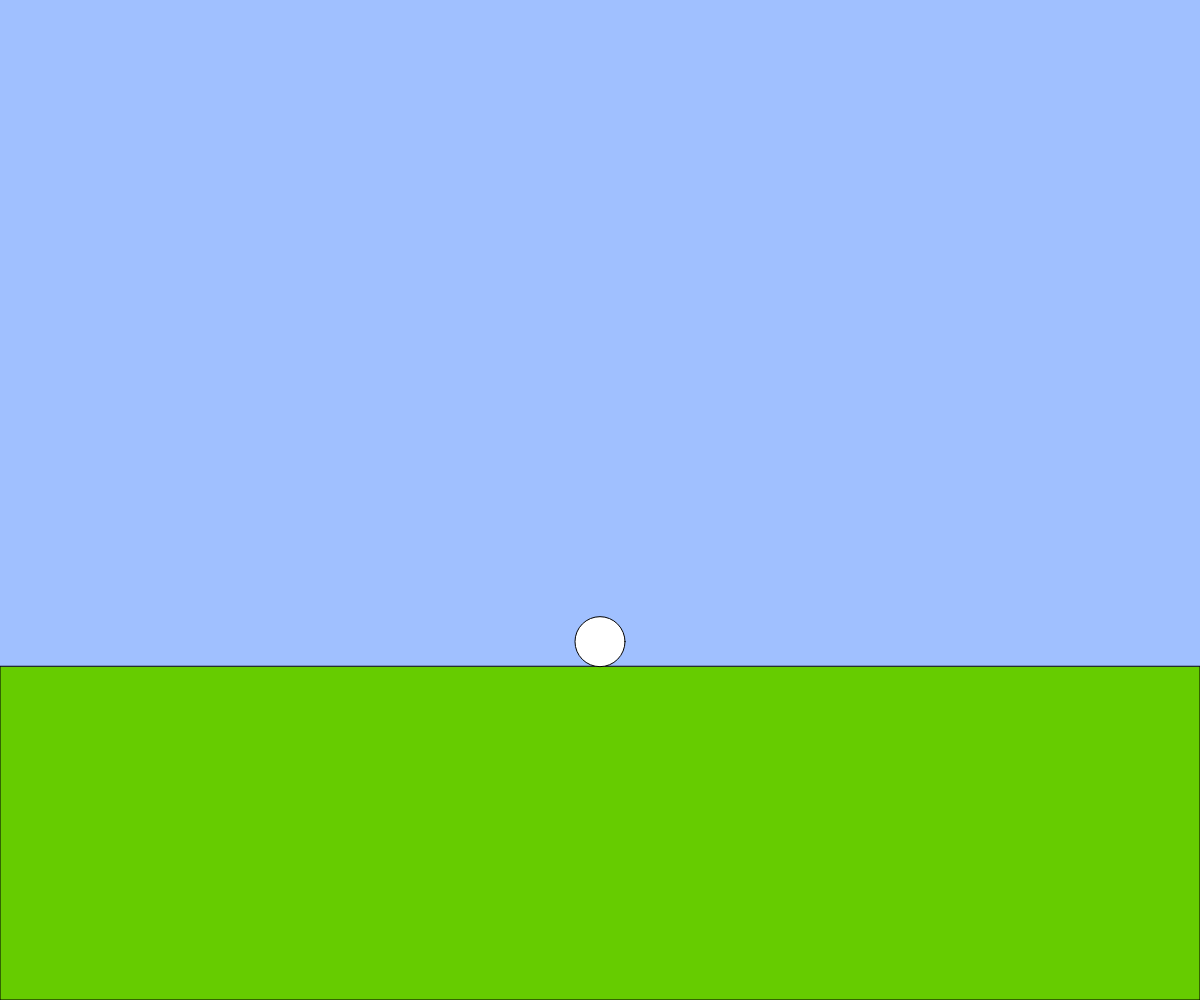
Frame 1 (no input)
Frame 60 (no input): identical to frame 1, image omitted
Frame 120 (the mouse pressed at the canvas centre since frame 60): identical to frame 1, image omitted

The p5.js sketch that drew this single still picture (run headless with seeded random() and noise() and a simulated clock; from frame 60 on, the mouse is pressed at the canvas centre):

// p5.js sketch
// ── sketch.js
// テキスト「キーボード操作に反応する」
let x, y, vy
const g = 1;
const vyMax = 20;

function setup(){
  createCanvas(windowWidth, windowHeight);
  x = width / 2;
  y = (height - height / 3) - 25;
  ground = height - height / 3;


  
  
}

function draw(){
  background(160, 192, 255);
  fill(102, 204, 0)
  quad(0, ground, 0, height, width, height, width, ground)
  fill(255)
  ellipse(x, y , 50);
  if(keyIsDown(LEFT_ARROW)){ x -= 5; }
  if(keyIsDown(RIGHT_ARROW)){ x += 5; }
  if((keyIsDown("Z".charCodeAt(0))) && (keyIsDown(LEFT_ARROW))){ x -= 7.5; }
  if((keyIsDown("Z".charCodeAt(0))) && (keyIsDown(RIGHT_ARROW))){ x += 7.5; }
  if((keyIsDown(" ".charCodeAt(0))) && (y >= ground - 100 )){ y -= 10; }
}

// イベントハンドラを使用するパターン
// function keyPressed(){
//   if(keyCode == LEFT_ARROW){ x -= 5; }
//   else if(keyCode == RIGHT_ARROW){ x+= 5; }
//   else if(keyCode == DOWN_ARROW){ y += 5; }
//   else if(keyCode == UP_ARROW){ y -= 5; }
//   else if(key == "A"){ x += 10; }
// }

function windowResized(){
  resizeCanvas(windowWidth, windowHeight);
}
